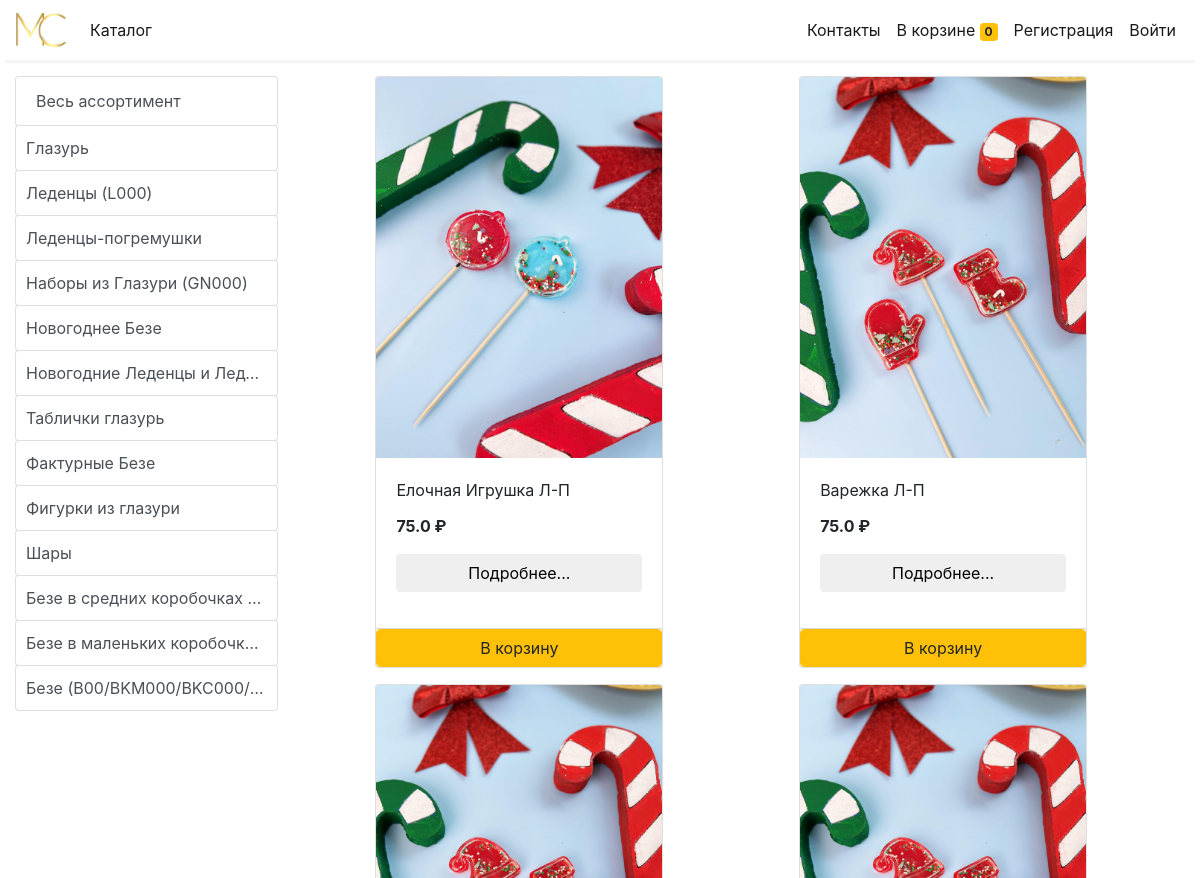
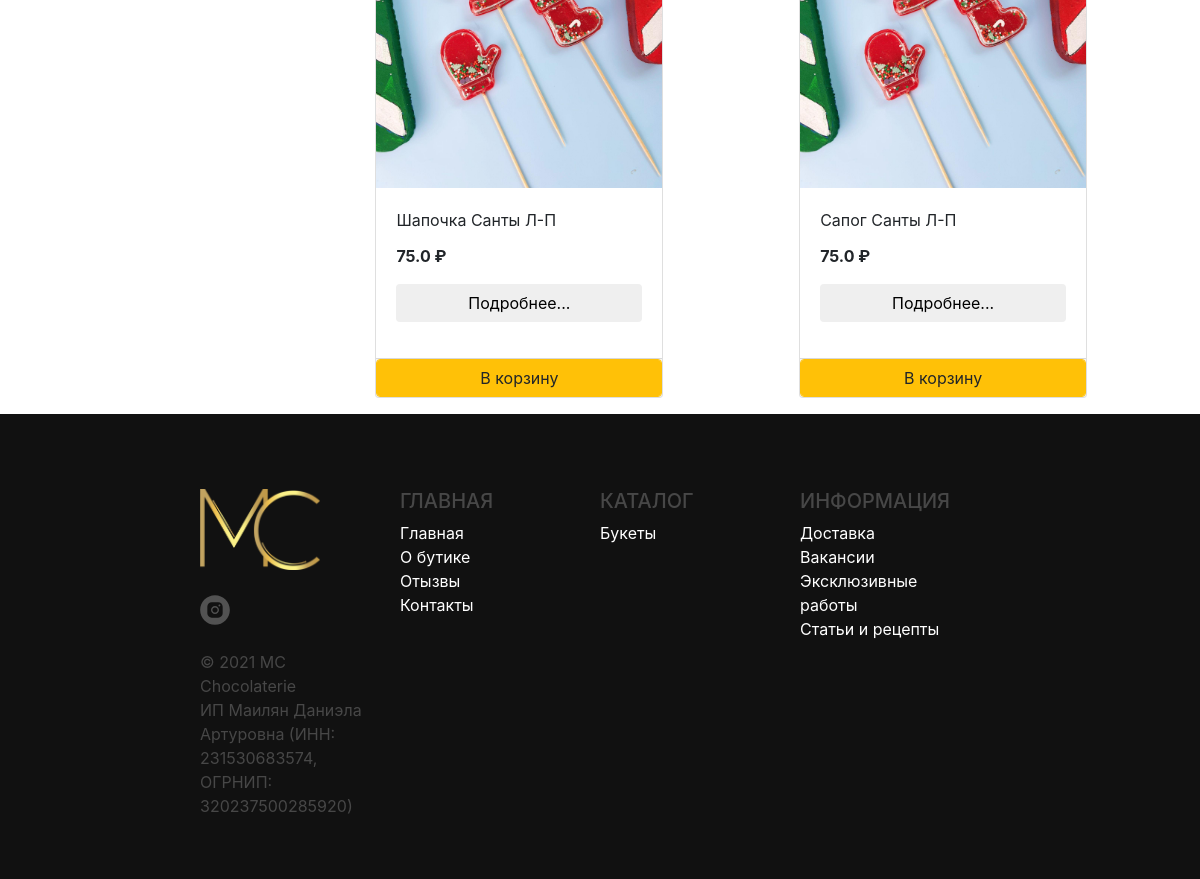
Page /store?category=27 on the committed database (2 pictures, top to bottom).
### store/models/category.py (models this page shows, shortened)
class Category(models.Model):
    name= models.CharField(max_length=50)
    @staticmethod
    def get_all_categories():
        return Category.objects.all()

### store/models/product.py (models this page shows, shortened)
class Products(models.Model):
    name = models.CharField(max_length=260, blank=True, null=True)
    price= models.IntegerField(default=0, blank=True, null=True)
    price_5k = models.FloatField(blank=True,null=True)
    price_10k = models.FloatField(blank=True,null=True)
    price_20k = models.FloatField(blank=True,null=True)
    price_many = models.FloatField(blank=True,null=True)
    kind = models.CharField(max_length=300, blank=True, null=True)
    category= models.ForeignKey(Category,on_delete=models.CASCADE,default=1, blank=True, null=True )
    description= models.CharField(max_length=250, default='', blank=True, null= True)
    photo_url = models.CharField(max_length=3000,null=True)
    author = models.ForeignKey(settings.AUTH_USER_MODEL, on_delete=models.CASCADE, blank=True, null=True)
    title = models.CharField(max_length=200, blank=True, null=True)
    description = models.CharField(max_length=300, blank=True, null=True)
    text = models.TextField(blank=True, null=True)
    article = models.CharField(max_length=20, blank=True, null=True)
    color = models.CharField(max_length=250, blank=True, null=True)
    size = models.FloatField(blank=True,null=True)
    weight = models.FloatField(blank=True,null=True)
    created_date = models.DateTimeField(default=timezone.now, blank=True, null=True)
    published_date = models.DateTimeField(blank=True, null=True)
    image= models.ImageField(upload_to='uploads/products/', blank=True, null=True)
    @staticmethod
    def get_all_products_by_categoryid(category_id):
        if category_id:
            return Products.objects.filter (category=category_id)
        else:
            return Products.get_all_products();

### store/views/home.py (the view)
# urls.py: path('' , include('store.urls'))
def store(request):
    cart = request.session.get('cart')
    if not cart:
        request.session['cart'] = {}
    products = None
    categories = Category.get_all_categories()
    categoryID = request.GET.get('category')
    if categoryID:
        products = Products.get_all_products_by_categoryid(categoryID)
    else:
        products = Products.get_all_products();
    data = {}
    data['products'] = products
    data['categories'] = categories
    print('you are : ', request.session.get('email'))
    return render(request, 'index.html', data)

### store/templatetags/cart.py (called while the page is built)
@register.filter (name='is_in_cart')
def is_in_cart(product, cart):
    keys = cart.keys ()
    for id in keys:
        if int (id) == product.id:
            return True
    return False;

### store/templatetags/custom_filter.py (called while the page is built)
@register.filter(name='currency')
def currency(number):
    return str(number)+" ₽"

### store/templates/index.html (shortened to what this page needs)
{% extends 'base.html' %}
{% block content %}
{% load cart %}
{% load custom_filter %}
<div class="container-fluid mt-3">
	<div class="row">
		<div class="col-lg-3 mx-auto mb-3">
			<div class="list-group">
				<a href="/" class="list-group-item list-group-item-action btn btn-outline-warning">Весь ассортимент</a>
				{% for category in categories %}
				<a href="/?category={{category.id}}"
					class="list-group-item list-group-item-action btn btn-outline-warning truncate">{{category.name}}</a>
				{% endfor %}
			</div>
		</div>
		<div id='products' class="col-lg-9 mx-auto">
			<div class="row mx-auto">
				{% for product in products %}
				<div class="card mx-auto mb-3" id={{product.id}} style="width: 18rem;">
					{% if product.image %}
					<img class="card-img-top" src="{{ product.image.url }}" alt="Card image cap" />
					{% else %}
					<a href="admin/store/products/{{ product.id }}/change/" id="{{ product.id }}" target="_blank">
						<img class="card-img-top" src="{{ product.photo_url }}" alt="Card image cap"
							style="border: 1px solid red;" />
					</a>
					{% endif %}
					<div class="card-body">
						<p class="card-title">{{product.name}}</p>
						<p class="card-text"><b>{{product.price_5k|currency}}</b></p>
						<button class="btn btn-ligth btn-block" type="button" data-toggle="modal"
							data-target="#modalWin{{product.id}}">
							Подробнее...
						</button>
					</div>
					<div class="card-footer p-0 no-gutters">
						{% if product|is_in_cart:request.session.cart %}
						<div class="row no-gutters">
							<form action="/#{{product.id}}" method="post" class="col" style="display: flex; gap: 5px;">
								{% csrf_token %}
								<input hidden type="text" name='product' value='{{product.id}}'>
								<input type="submit" name='add' value=" + " class="btn btn-block btn-ligth border-left">
								<input type="number" value="1" max="99999" min="1" name='fixed'>
								<input type="submit" name='remove' value=" - "
									class="btn btn-block btn-ligth border-right">
							</form>
							<div class="text-center col btn btn-warning">{{product|cart_quantity:request.session.cart}}
								в корзине</div>
						</div>
						{% else %}
						<form action="/#{{product.id}}" method="POST" class="btn-block">
							<input type="submit" class="float-right btn btn-warning form-control" value="В корзину">
						</form>
						{% endif %}
					</div>
				</div>
				{% endfor %}
			</div>
		</div>
	</div>
</div>
{% endblock %}

### store/templates/base.html (style rules this page uses)
.truncate { padding: 10px; white-space: nowrap; overflow: hidden; text-overflow: ellipsis; }
.row { width: 100%; }

### rows in the picture
Category: name "Глазурь"
Category: name "Леденцы (L000)"
Category: name "Леденцы-погремушки"
Category: name "Наборы из Глазури (GN000)"
Category: name "Новогоднее Безе"
Category: name "Новогодние Леденцы и Лед…"
Category: name "Таблички глазурь"
Category: name "Фактурные Безе"
Category: name "Фигурки из глазури"
Category: name "Шары"
Category: name "Безе в средних коробочках…"
Category: name "Безе в маленьких коробочк…"
Category: name "Безе (B00/BKM000/BKC000/…"
Products: image (picture), name "Елочная Игрушка Л-П", price_5k "75.0 ₽"
Products: image (picture), name "Варежка Л-П", price_5k "75.0 ₽"
Products: image (picture), name "Шапочка Санты Л-П", price_5k "75.0 ₽"
Products: image (picture), name "Сапог Санты Л-П", price_5k "75.0 ₽"

### other values in the picture
{{ request.session.cart.keys|length }} "0"
